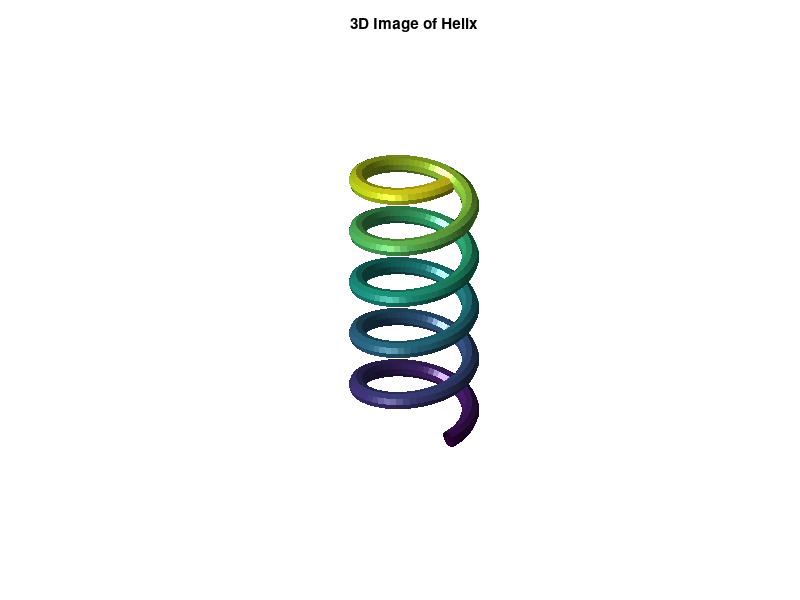

MATLAB code for this plot: (Note: this script raises an error after producing the figure.)
clc; clf
p=0.199;% Pitch distance
a=0.02999500;% Radius of the helis wire
b=0.191; %Radius of the helix
n = 5; %is the number of turns. 

del = atan(p/(2*pi*b));
u=linspace(0, 2*pi, 10); % correct range, practical number of points
v=linspace(0, 2*pi*n, 300); % practical number of points
[u,v]=meshgrid(u,v);
x1 = b + a*cos(u); % u, not delta
x2 = -a*sin(u)*sin(del);
x = (x1.*sin(v))+(x2.*cos(v)); % elementwise mult
y =(-x1.*cos(v))+(x2.*sin(v)); % elementwise mult
z = ((p*v)/(2*pi))+(a*sin(u)*cos(del));
h=surf(x, y, z);
title('3D Image of Helix')
zlabel('Height')
axis equal % otherwise it gets stretched out
% make it fancy
axis off
shading flat
lightangle(-90,30)
h.FaceLighting = 'gouraud';
h.SpecularStrength = 0.5;
h.AmbientStrength = 0.3;
h.DiffuseStrength = 0.9;